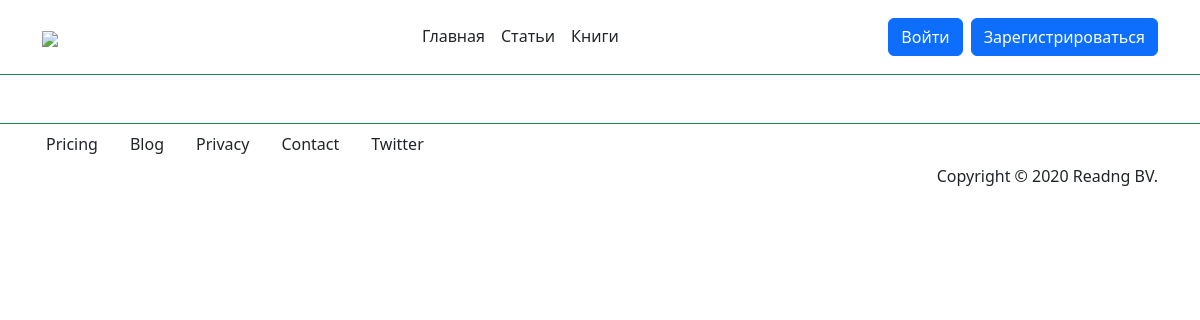
The page /books/ on the database as committed earlier.
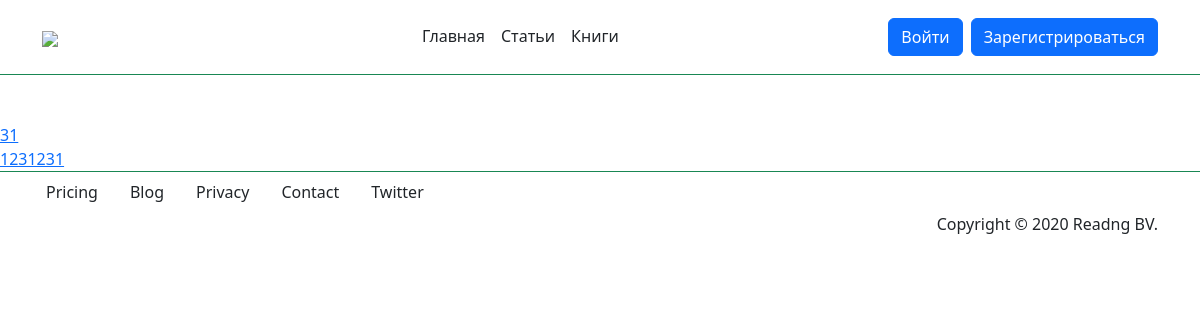
The same page on the database as committed later.
### classviewshome/models.py (models this page shows, shortened)
class Book(models.Model):
    title = models.CharField(max_length=100, verbose_name="Заголовок")
    description = models.CharField(max_length=340, verbose_name="Описание")
    article = models.ManyToManyField(Article, verbose_name="Статья")

### classviewshome/views.py (the view)
# urls.py: path('books/', BookListView.as_view(), name = 'book_list'),
class BookListView(ListView):
    model = Book

### classviewshome/templates/classviewshome/book_list.html
{% extends 'base.html' %}
{% block content %}
{% for book in book_list %}
    <a href="{% url 'book_detail' book.pk %}">{{ book.title }} </a> <br>
    {% endfor %}
{% endblock content %}

Rows that differ between the two databases and show on the page:
added Book: title "31"
added Book: title "1231231"
